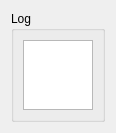
<?xml version="1.0" encoding="UTF-8"?>
<ui version="4.0">
 <class>logBoX</class>
 <widget class="QWidget" name="logBoX">
  <property name="geometry">
   <rect>
    <x>0</x>
    <y>0</y>
    <width>101</width>
    <height>115</height>
   </rect>
  </property>
  <property name="windowTitle">
   <string>Form</string>
  </property>
  <layout class="QGridLayout" name="gridLayout_2">
   <item row="0" column="0">
    <widget class="QGroupBox" name="groupBox">
     <property name="title">
      <string>Log</string>
     </property>
     <layout class="QGridLayout" name="gridLayout">
      <item row="0" column="0">
       <widget class="QTextBrowser" name="textBrowser"/>
      </item>
     </layout>
    </widget>
   </item>
  </layout>
 </widget>
 <resources/>
 <connections/>
</ui>
